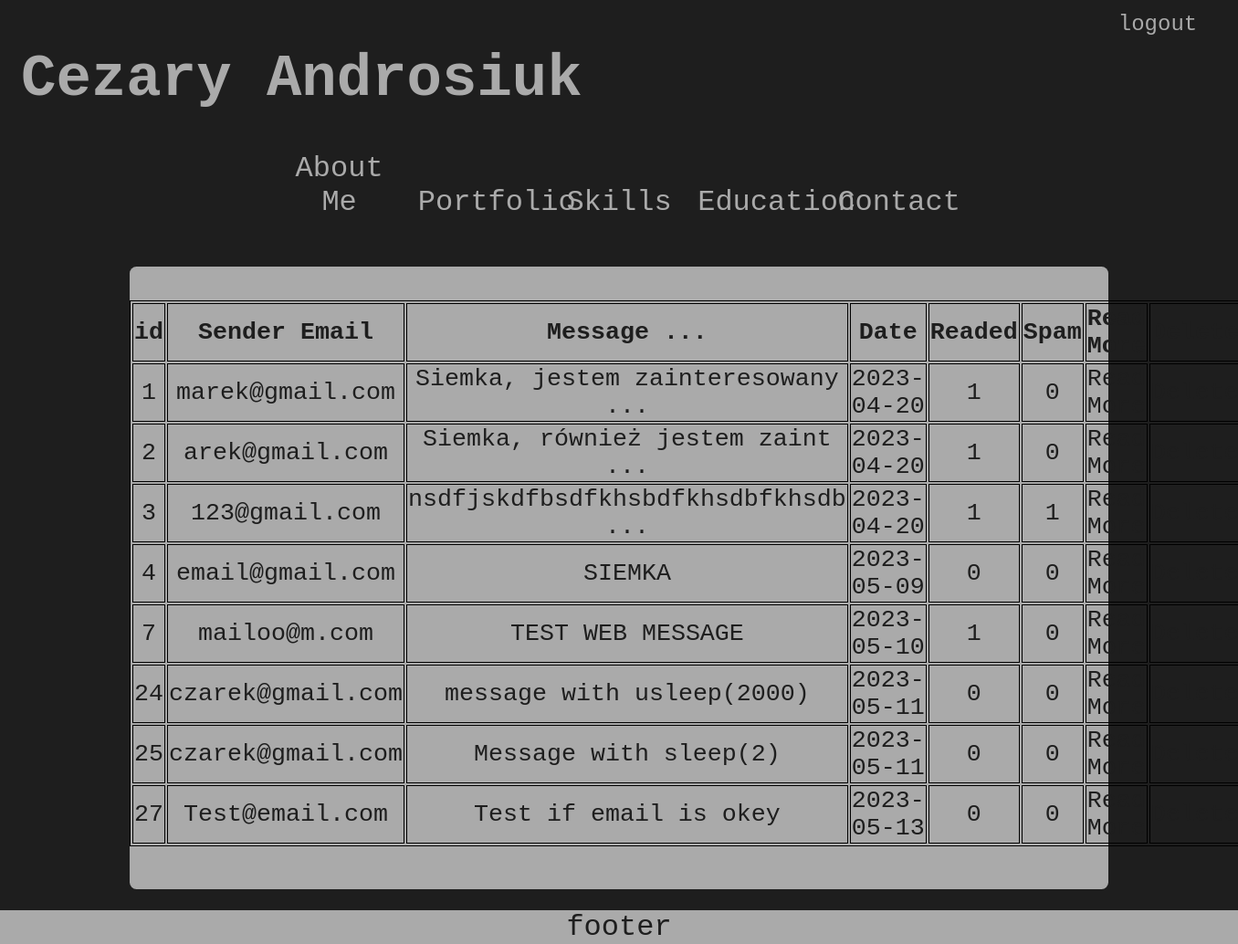
Screenshot of /login/l_contact.php (signed in) with the database file from the repository.
### tables this page shows
CREATE TABLE `contacts` (
  `contact_id` int(11) NOT NULL,
  `sender_mail` text NOT NULL,
  `message` text NOT NULL,
  `date` date NOT NULL DEFAULT current_timestamp(),
  `readed` int(11) NOT NULL DEFAULT 0,
  `spam` int(11) NOT NULL DEFAULT 0,
  `sender_ip` text DEFAULT NULL
);

### login/l_contact.php (the view, shortened to what this page needs)
<?php
    require_once "../_connect_database.php";
?>
<!DOCTYPE html>
<html>
    <head>
        <link href="../style.css" rel="stylesheet">
    </head>
    <body>
        <header class="header">
            <h1 class="pageTitle">
                Cezary Androsiuk
            </h1>
            <a class="adminLogin" href="_logout.php">
                logout
            </a>
        </header>
        <?php
            require "_l_menu.php";
        ?>
        <br/>
        <main class="content">
        <br/>
            <table class="l_contactTable">
                <tr>
                    <th>id</th>
                    <th>Sender Email</th>
                    <th>Message ...</th>
                    <th>Date</th>
                    <th>Readed</th>
                    <th>Spam</th>
                    <th>Read More</th>
                    <th>Delete</th>
                </tr>
                <?php
                    $select_messages = $database->prepare('SELECT * FROM contacts;');
                    $select_messages->execute();
                    foreach($select_messages->fetchAll() as $record){
                        $message = substr($record['message'], 0, 30);
                        $dots = "";
                        if(strcmp($message, $record['message']) != 0)
                            $dots = " ...";
                        echo '
                        <tr>
                            <td>' . $record['contact_id'] . '</td>
                            <td>' . $record['sender_mail'] . '</td>
                            <td>' . $message . $dots . '</td>
                            <td>' . $record['date'] . '</td>
                            <td>' . $record['readed'] . '</td>
                            <td>' . $record['spam'] . '</td>
                            <td> <a class="a_table" href="l_contact_more.php?contact_id=' . $record['contact_id'] . '"> Read More </a> </td>
                            <td> <a class="a_table" href="l_contact_delete.php?contact_id=' . $record['contact_id'] . '"> Delete </a> </td>
                        </tr>
                        ';
                    }
                ?>
            </table>
        <br/><br/>
        </main>
        <br/><br/>
        <footer class="footer">
            footer
        </footer>
    </body>
</html>

### style.css (style rules this page uses)
body { background-color: rgb(30, 30, 30); color: rgb(170, 170, 170); text-align: center; font-size: xx-large; font-family: 'Courier New', Courier, monospace; }
.header { display: flex; }
.pageTitle { margin-left: 4mm; color: rgb(170, 170, 170); text-decoration: none; text-align: left; flex-grow: 1; }
.adminLogin { font-size: x-large; color: rgb(170, 170, 170); border-radius: 2mm; text-decoration: none; margin: 5px; height: 8mm; width: 150px; }
.content { background-color: rgb(170, 170, 170); color: rgb(30, 30, 30); margin: 4mm; border-radius: 2mm; width: 80%; display: inline-block; }
.footer { background-color: rgb(170, 170, 170); color: rgb(30, 30, 30); bottom: 0; left: 0; position: fixed; width: 100%; }
.l_contactTable { border:1px solid black; display: inline-block; }
th, td { font-size: smaller; border:1px solid black; }
.a_table { text-decoration: none; color: rgb(30,30,30); }

### rows the page displays
contacts: contact_id "1", sender_mail "marek@gmail.com", message "Siemka, jestem zainteresowany", message "...", date "2023-04-20", readed "1", spam "0"
contacts: contact_id "2", sender_mail "arek@gmail.com", message "Siemka, również jestem zaint", message "...", date "2023-04-20", readed "1", spam "0"
contacts: contact_id "3", sender_mail "123@gmail.com", message "nsdfjskdfbsdfkhsbdfkhsdbfkhsdb", message "...", date "2023-04-20", readed "1", spam "1"
contacts: contact_id "4", sender_mail "email@gmail.com", message "SIEMKA", date "2023-05-09", readed "0", spam "0"
contacts: contact_id "7", sender_mail "mailoo@m.com", message "TEST WEB MESSAGE", date "2023-05-10", readed "1", spam "0"
contacts: contact_id "24", sender_mail "czarek@gmail.com", message "message with usleep(2000)", date "2023-05-11", readed "0", spam "0"
contacts: contact_id "25", sender_mail "czarek@gmail.com", message "Message with sleep(2)", date "2023-05-11", readed "0", spam "0"
contacts: contact_id "27", sender_mail "Test@email.com", message "Test if email is okey", date "2023-05-13", readed "0", spam "0"
